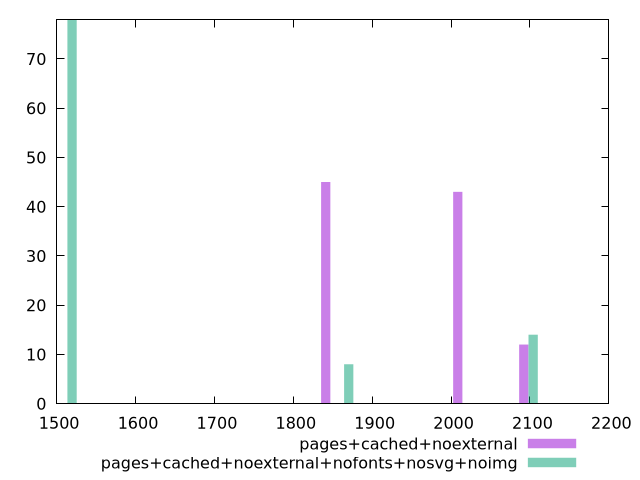

Reproduce this figure in gnuplot.
$_pagesCachedNoexternal <<EOF
1841.098286907206 45
2008.4708584442246 43
2092.1571442127342 12
EOF
$_pagesCachedNoexternalNofontsNosvgNoimg <<EOF
1519.565277713818 78
2104.013461449902 14
1870.2341879554683 8
EOF
set key outside below
set terminal pngcairo
set output "report_00006_2020-11-02T20-21-41.718Z/metrics/metrics_pages+cached+noexternal_pages+cached+noexternal+nofonts+nosvg+noimg+hist.png"
set boxwidth 11.68896367472168
set style fill transparent solid 0.5 noborder
set yrange [0:78]
plot $_pagesCachedNoexternal title "pages+cached+noexternal" with boxes ,$_pagesCachedNoexternalNofontsNosvgNoimg title "pages+cached+noexternal+nofonts+nosvg+noimg" with boxes ,
